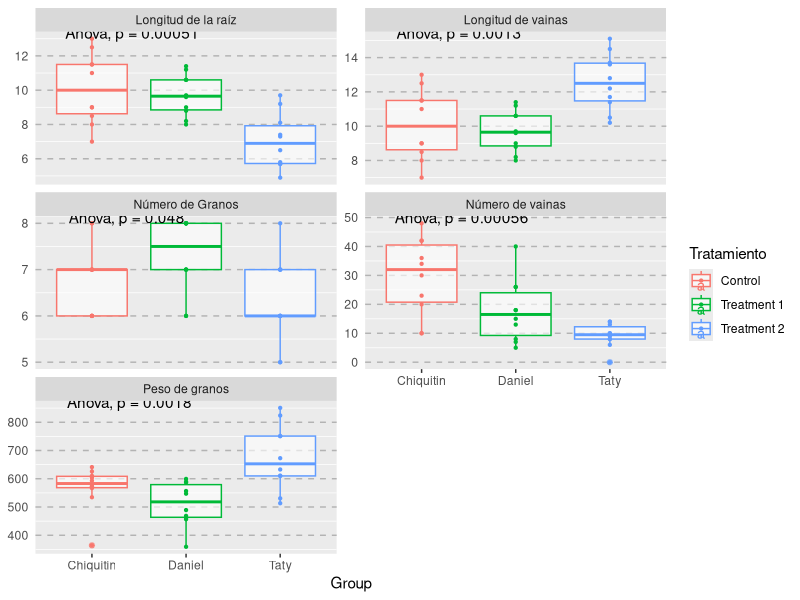

Write R code to recreate this figure.
#### Load Needed libraries ####
library(tidyverse) # Tidy data
library(magrittr)  # Pipes
library(readxl)    # Read data
library(ggsignif) 
library(ggpubr)

#### Importing Data ####
p_vulgaris <- read_xlsx('data.xlsx', sheet = "all_data") %>% 
  # Change variables to categoric data
  mutate_if(is.character, factor) %>%
  # Grouping variables
  group_by(Group, Variable) %>% 
  # Make same sample size for every var
  sample_n(10)


#### Plots ####
p_vulgaris %>% ggplot(aes(Group, Value, color = Group)) + 
  geom_boxplot(alpha = 0.6) +
  geom_point(aes(color = Group), size = 0.8) +
  facet_wrap('Variable', scales = 'free_y', ncol = 2) + theme_cleveland() +
  stat_compare_means(method = "anova") +
  labs(color = "Tratamiento") +
  scale_color_discrete(labels=c("Control", "Treatment 1", "Treatment 2"))


